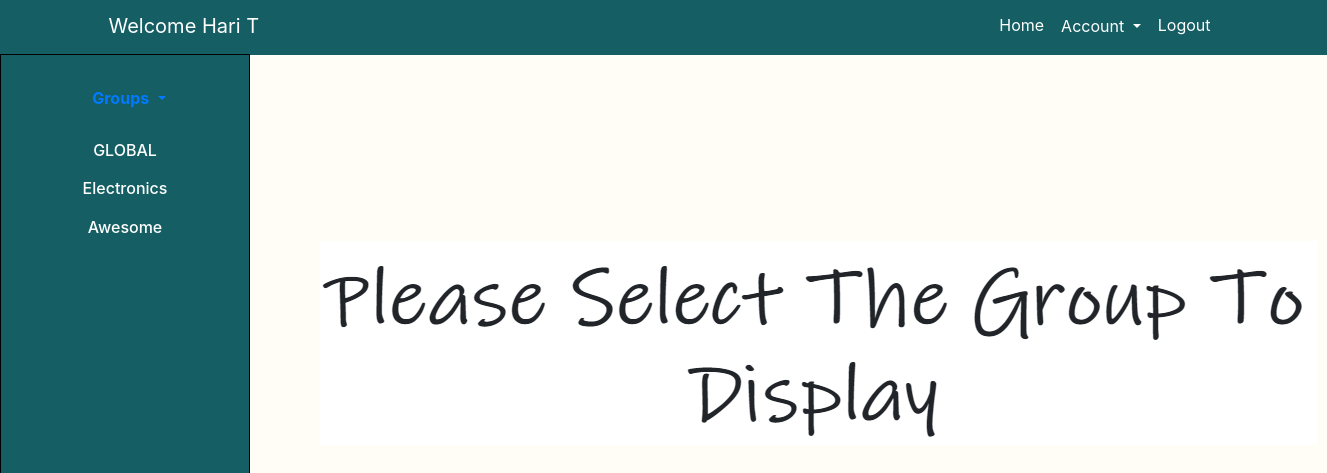
Before: /home.php (signed in) with the older database file.
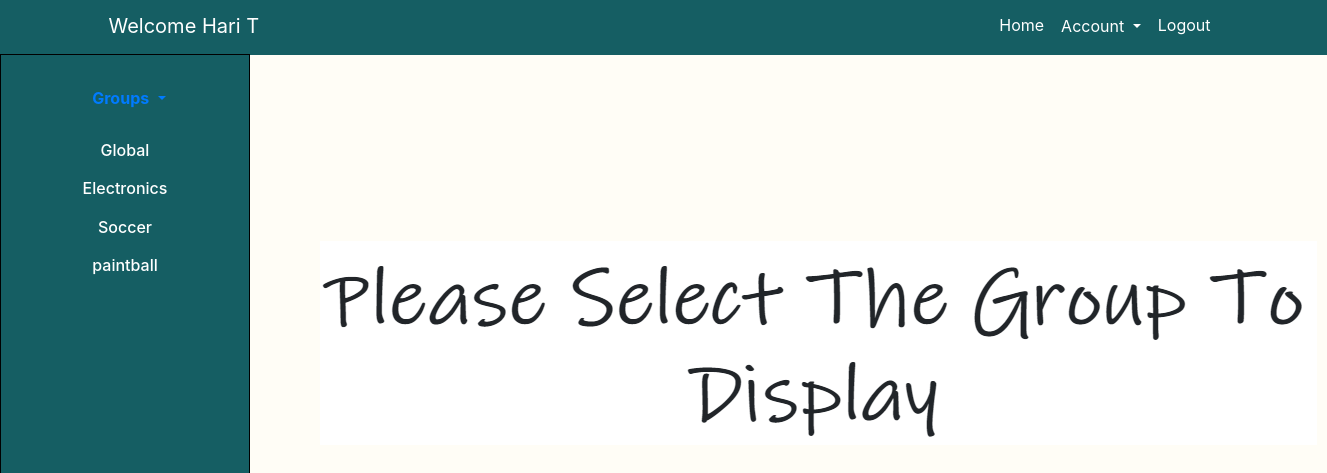
After: the same page with the newer database file.
### tables this page shows
CREATE TABLE `users` (
  `user_id` int(30) NOT NULL,
  `user_name` varchar(30) NOT NULL,
  `email_id` varchar(30) NOT NULL,
  `password` varchar(30) NOT NULL,
  `user_image` text NOT NULL,
  `posts` text,
  `comments` text NOT NULL
);

CREATE TABLE `groups` (
  `group_id` int(11) NOT NULL,
  `group_name` text NOT NULL,
  `owner_id` int(11) NOT NULL,
  `privacy` text NOT NULL
);

### home.php (the view, shortened to what this page needs)
<!DOCTYPE html>
<html>
<head>
<link rel ="stylesheet" a href="css\home.css">
<link rel="stylesheet" href="https://use.fontawesome.com/releases/v5.0.13/css/all.css"
>
<link rel="stylesheet" href="https://stackpath.bootstrapcdn.com/bootstrap/4.1.1/css/bootstrap.min.css"
>
<link rel="stylesheet" href="https://cdnjs.cloudflare.com/ajax/libs/font-awesome/4.7.0/css/font-awesome.min.css" />
</head>
<body style="background-color: #fffdf6;">
<div class="vl">
    <nav class="navbar navbar-expand-sm navbar-fixed-top navbar-light mb-3" style="background-color:#155e63; position: fixed;">
        <div class="container">
            <a class="navbar-brand" href=<?php echo"allprofile.php?id=".$_SESSION['user_id'] ?> style="color:white;">Welcome <?php
            require_once("./mysqli_connect.php");
            $mail_id=$_SESSION['email_id'];
            $u_nameq = "SELECT user_name FROM `users` where email_id='$mail_id'";
            $un_result= mysqli_query($dbc,$u_nameq);
            $rowu= mysqli_fetch_array($un_result);
              $user_name= $rowu['user_name'];
              echo $user_name;
          ?></a>
            <ul class="navbar-nav" >
                <li class="nav-item">
                    <a class="nav-link" href="home.php" style="color:white;">Home</a>
                </li>
                <li class="nav-item">
                      <div class="dropdown show">
                      <a class="btn dropdown-toggle nav-link" style="color:white;href="#" role="button" id="dropdownMenuLink" data-toggle="dropdown" aria-haspopup="true" aria-expanded="false">
                        Account
                      </a>
                    </div>
                </li>
                <li class="nav-item" >
                    <a class="nav-link" href="logout.php" style="color:white;">
                    Logout</a>
                </li>
            </ul>
         </div>
    </nav>
 <div id="content">
   <div id="usertimeline">
    <div id="groupdetails">
       <br>
 <div class="dropdown show" >
      <a class="btn dropdown-toggle " style='margin-left:8px;' href="#" role="button" id="dropdownMenuLink" data-toggle="dropdown" aria-haspopup="true" aria-expanded="false" <i class="fas fa-plus"></i><b>Groups</b> </a>
                    </div>
       <br>
   <H6>
       <?php
        global $dbc;
        $mail_id=$_SESSION['email_id'];
        $u_id = "SELECT user_id FROM `users` where email_id='$mail_id'";
        $un_result= mysqli_query($dbc,$u_id);
        $rowu= mysqli_fetch_array($un_result);
        $user_id= $rowu['user_id'];
        $g_name = "SELECT groups.group_name,groups.group_id FROM `groups` INNER JOIN `user_groups` where user_groups.user_id='$user_id' AND groups.group_id=user_groups.group_id";
        $gn_result= mysqli_query($dbc,$g_name);
       while( $rowg= mysqli_fetch_array($gn_result)){
           $group_name=$rowg['group_name'];
           $group_id = $rowg['group_id'];
        echo " <a style='color:white;' href='home.php?id=$group_id'> $group_name </a><br> <br>";
       }
       ?>
  </H6>
    </div>
   </div>
 </div>
 <div class="clearfix" id='darea'>
    <?php
   global $dbc;
   if(isset($_GET['id'])){
       echo "<form method='POST'>
              <fieldset style='margin-top:75px;'>
              <label for='exampleTextarea' style='margin-left: 10px;'> It's time to post</label>
              <br><br>
              <textarea style='width:80%;'  id='content'name='content' placeholder='Type something.... :)'  rows='2' cols='100' required></textarea>
              <input type='submit' style='margin-top:-30px;'class='btn btn-primary'  name='pos' value='Post' />
              </fieldset>
              </form>";
     if(isset($_POST['pos'])){
        if(trim($_POST['content']) == '' || empty($_POST['content'])) {
        }
        else{
    global $dbc;
    $group_id =mysqli_real_escape_string($dbc,$_GET['id']);
    $content =htmlspecialchars(mysqli_real_escape_string($dbc,$_POST['content']));
    $mail_id=mysqli_real_escape_string($dbc,$_SESSION['email_id']);
    $user_query = "SELECT user_id FROM `users` WHERE email_id='$mail_id'";
    $user_result= mysqli_query($dbc,$user_query);
    $row= mysqli_fetch_array($user_result);
    $user_id= $row['user_id'];
    $insert = "insert into posts(user_id, post_content, post_timestamp,  group_id) values('$user_id','$content', NOW(),'$group_id')";
    $run = mysqli_query($dbc,$insert);
    if($run){
       $update = "update users set posts='yes' where user_id='$user_id'";
       $r_update=mysqli_query($dbc,$update);
    }
   }
}
  getpost();
   }
  else{
    echo" <div id='index'>
        <img src='./bgd.PNG'></img>
      </div>";
}
?>
 </div>
    </div>
</body>
</html>

### css/home.css (style rules this page uses)
.vl { margin-top:2px; }
.navbar { margin-top: 10px; width:100%; }
#content { width: 290px; margin-left:10px; margin-top: -15px; }
#usertimeline { background:#155e63; width:250px; float:left; height:100%; border:1px solid black; position: fixed; margin-top: 67px; margin-left:-10px; }
#groupdetails { text-align:center; }
#darea { float: left; margin-top: 4px; margin-left:300px; }
#index { font-size: 24px; margin-left: 20px; margin-top: 250px; }

Changed rows visible on the page:
removed groups: group_name "Awesome"
changed groups: group_name "GLOBAL" → "Global"
added groups: group_name "Soccer"
added groups: group_name "paintball"
